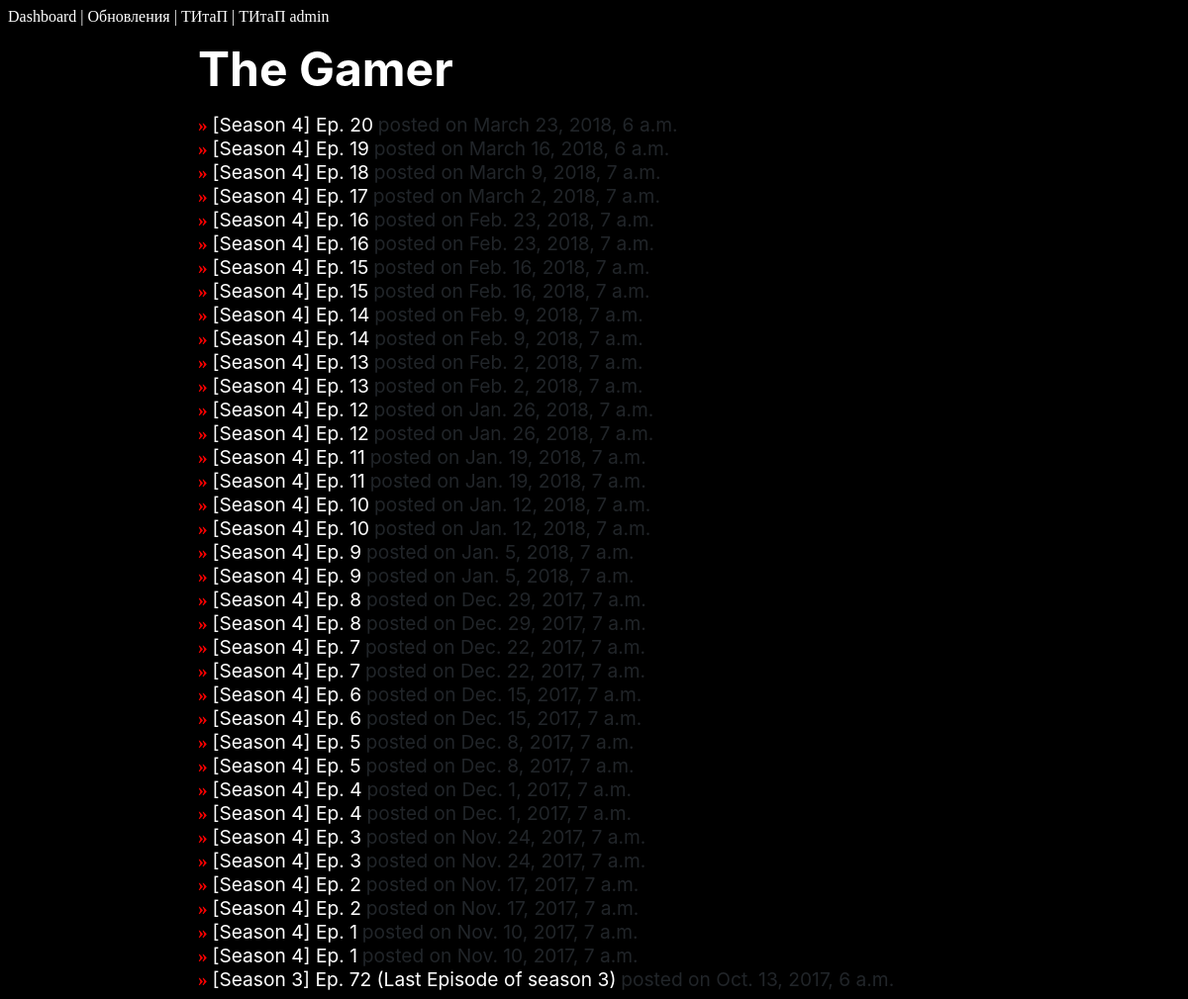
Page /bookUpdates/Gamer on the committed database.
### bookUpdates/models.py (models this page shows, shortened)
class bookUpdate(models.Model):
    class Meta:
        ordering = ['-datetime']
    name = models.CharField(max_length=140)
    href = models.CharField(max_length=300)
    datetime = models.DateTimeField()
    title = models.CharField(max_length=30)
    books = {
        'Система': {
            'title_full': 'Система Богов и Демонов',
            'href': 'http://xn--80ac9aeh6f.xn--p1ai/mir-boga-i-dyavola/'},
        'Скульптор': {
            'title_full': 'Легендарный Лунный Скульптор',
            'href': 'http://xn--80ac9aeh6f.xn--p1ai/legendary-moonlight-sculptor/'},
        'Gamer': {
            'title_full': 'The Gamer',
            'href': 'feed://www.webtoons.com/en/fantasy/the-gamer/rss?title_no=88'
        },
        'Ляпота': {
            'title_full': "It's a good trip",
            'href': 'https://www.youtube.com/channel/UCeHB0mXXj_kyPCB-yRr8b9w'
        },
        'GCNTech': {
            'title_full': "GCN Tech",
            'href': 'https://www.youtube.com/channel/UC710HJmp-YgNbE5BnFBRoeg'
        },
        'GCN': {
            'title_full': "Global Cycling Network",
            'href': 'https://www.youtube.com/feeds/videos.xml?channel_id=UCuTaETsuCOkJ0H_GAztWt0Q'
        },
        'Keddr': {
            'title_full': 'Keddr.com',
            'href': 'https://www.youtube.com/feeds/videos.xml?channel_id=UCSpU8Y1aoqBSAwh8DBpiM9A',
        },
        'Kurzgesagt': {
            'title_full': 'Kurzgesagt – In a Nutshell',
            'href': 'https://www.youtube.com/channel/UCsXVk37bltHxD1rDPwtNM8Q',
        },
        'LastWeekTonight': {
            'title_full': 'Last Week Tonight',
            'href': 'https://www.youtube.com/channel/UC3XTzVzaHQEd30rQbuvCtTQ',
        },
        'Linus': {
            'title_full': 'Linus Tech Tips',
            'href': 'https://www.youtube.com/channel/UCXuqSBlHAE6Xw-yeJA0Tunw',
        },
        'PRIME': {
            'title_full': 'PRIME ORCHESTRA',
            'href': 'https://www.youtube.com/channel/UCKenLkyJUXe50dVrQmLrGpw',
        },
        'UnboxTherapy': {
            'title_full': 'Unbox Therapy',
            'href': 'https://www.youtube.com/channel/UCsTcErHg8oDvUnTzoqsYeNw',
        },
        'Wylsa': {
            'title_full': 'Wylsacom',
            'href': 'https://www.youtube.com/channel/UCt7sv-NKh44rHAEb-qCCxvA',
        },
        'Jannet': {
            'title_full': 'Jannet Incosplay',
            'href': 'https://www.youtube.com/channel/UCr2dfQlDaZlqpAPv_TKYSdQ'
        },
        'Nigri': {
            'title_full': 'Jessica Nigri',
            'href': 'https://www.youtube.com/channel/UCTg4jls4URruaHauposrhMg'
        },
        'КременюкИ': {
            'title_full': 'Jessica Nigri',
            'href': 'https://www.youtube.com/channel/UCgLQh3fGZmfgbJ8D_sry-kA'
        },
    }

### bookUpdates/views.py (the view)
# urls.py: url(r'^(?P<books>([0-9|а-я|А-Я|a-z|A-Z|+])+)$', views.bookUpdateIndexView.as_view(), name="book"),
class bookUpdateIndexView(ListView):
    model = bookUpdate
    template_name = "bookUpdates/index.html"
    context_object_name = "list"
    def get_queryset(self):
        header = "Обновления"
        multibook = True
        try:
            if self.kwargs['books'] != "":
                header = self.kwargs['books']
                items = header
                items = items.split("+")
                if len(items) == 1:
                    multibook = False
                    header = bookUpdate.books[header]['title_full']
                items = list(bookUpdate.objects.filter(title__in=items))
        except KeyError:
            items = list(bookUpdate.objects.all())
        return {
            'title': header,
            'chapters': items,
            'multibook': multibook,
        }

### templates/bookUpdates/index.html (shortened to what this page needs)
{% extends 'base.html' %}
{% block content %}
    <div id="chapters">
        <h1>{{ list.title }}</h1>
        {% for chapter in list.chapters %}
            <div id="chapters">
                <b class="pointer">» </b>
                <a target="_blank" href="{{ chapter.href }}">
                    {{ chapter.name }}</a>
                <a class="datetime">posted on {{chapter.datetime}}</a>
            </div>
        {% empty %}
            <h1>No chapters</h1>
        {% endfor %}
    </div>
{% endblock %}

### rows in the picture
bookUpdate: name "[Season 4] Ep. 20", datetime "March 23, 2018, 6 a.m."
bookUpdate: name "[Season 4] Ep. 19", datetime "March 16, 2018, 6 a.m."
bookUpdate: name "[Season 4] Ep. 18", datetime "March 9, 2018, 7 a.m."
bookUpdate: name "[Season 4] Ep. 17", datetime "March 2, 2018, 7 a.m."
bookUpdate: name "[Season 4] Ep. 16", datetime "Feb. 23, 2018, 7 a.m."
bookUpdate: name "[Season 4] Ep. 16", datetime "Feb. 23, 2018, 7 a.m."
bookUpdate: name "[Season 4] Ep. 15", datetime "Feb. 16, 2018, 7 a.m."
bookUpdate: name "[Season 4] Ep. 15", datetime "Feb. 16, 2018, 7 a.m."
bookUpdate: name "[Season 4] Ep. 14", datetime "Feb. 9, 2018, 7 a.m."
bookUpdate: name "[Season 4] Ep. 14", datetime "Feb. 9, 2018, 7 a.m."
bookUpdate: name "[Season 4] Ep. 13", datetime "Feb. 2, 2018, 7 a.m."
bookUpdate: name "[Season 4] Ep. 13", datetime "Feb. 2, 2018, 7 a.m."
bookUpdate: name "[Season 4] Ep. 12", datetime "Jan. 26, 2018, 7 a.m."
bookUpdate: name "[Season 4] Ep. 12", datetime "Jan. 26, 2018, 7 a.m."
bookUpdate: name "[Season 4] Ep. 11", datetime "Jan. 19, 2018, 7 a.m."
bookUpdate: name "[Season 4] Ep. 11", datetime "Jan. 19, 2018, 7 a.m."
bookUpdate: name "[Season 4] Ep. 10", datetime "Jan. 12, 2018, 7 a.m."
bookUpdate: name "[Season 4] Ep. 10", datetime "Jan. 12, 2018, 7 a.m."
bookUpdate: name "[Season 4] Ep. 9", datetime "Jan. 5, 2018, 7 a.m."
bookUpdate: name "[Season 4] Ep. 9", datetime "Jan. 5, 2018, 7 a.m."
bookUpdate: name "[Season 4] Ep. 8", datetime "Dec. 29, 2017, 7 a.m."
bookUpdate: name "[Season 4] Ep. 8", datetime "Dec. 29, 2017, 7 a.m."
bookUpdate: name "[Season 4] Ep. 7", datetime "Dec. 22, 2017, 7 a.m."
bookUpdate: name "[Season 4] Ep. 7", datetime "Dec. 22, 2017, 7 a.m."
bookUpdate: name "[Season 4] Ep. 6", datetime "Dec. 15, 2017, 7 a.m."
bookUpdate: name "[Season 4] Ep. 6", datetime "Dec. 15, 2017, 7 a.m."
bookUpdate: name "[Season 4] Ep. 5", datetime "Dec. 8, 2017, 7 a.m."
bookUpdate: name "[Season 4] Ep. 5", datetime "Dec. 8, 2017, 7 a.m."
bookUpdate: name "[Season 4] Ep. 4", datetime "Dec. 1, 2017, 7 a.m."
bookUpdate: name "[Season 4] Ep. 4", datetime "Dec. 1, 2017, 7 a.m."
bookUpdate: name "[Season 4] Ep. 3", datetime "Nov. 24, 2017, 7 a.m."
bookUpdate: name "[Season 4] Ep. 3", datetime "Nov. 24, 2017, 7 a.m."
bookUpdate: name "[Season 4] Ep. 2", datetime "Nov. 17, 2017, 7 a.m."
bookUpdate: name "[Season 4] Ep. 2", datetime "Nov. 17, 2017, 7 a.m."
bookUpdate: name "[Season 4] Ep. 1", datetime "Nov. 10, 2017, 7 a.m."
bookUpdate: name "[Season 4] Ep. 1", datetime "Nov. 10, 2017, 7 a.m."
bookUpdate: name "[Season 3] Ep. 72 (Last Episode of season 3)", datetime "Oct. 13, 2017, 6 a.m."

### other values in the picture
{{ list.title }} "The Gamer"
